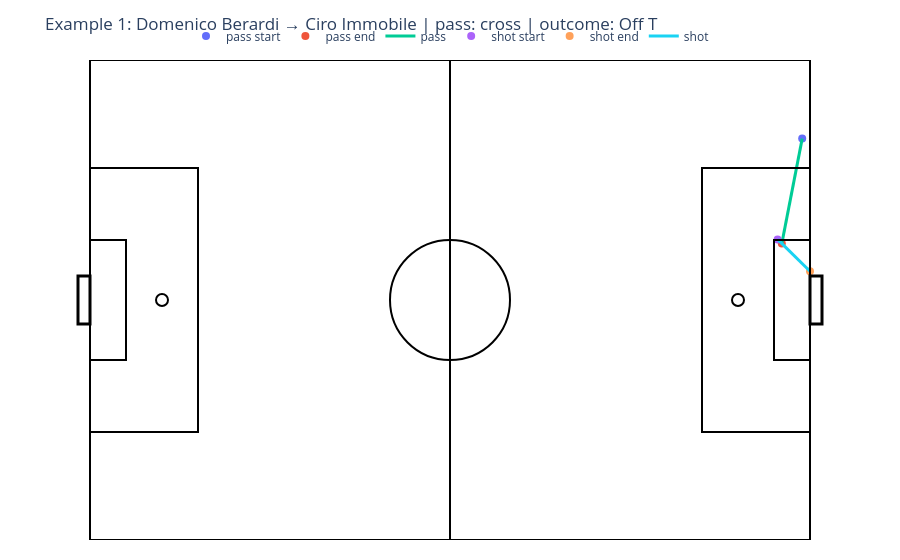
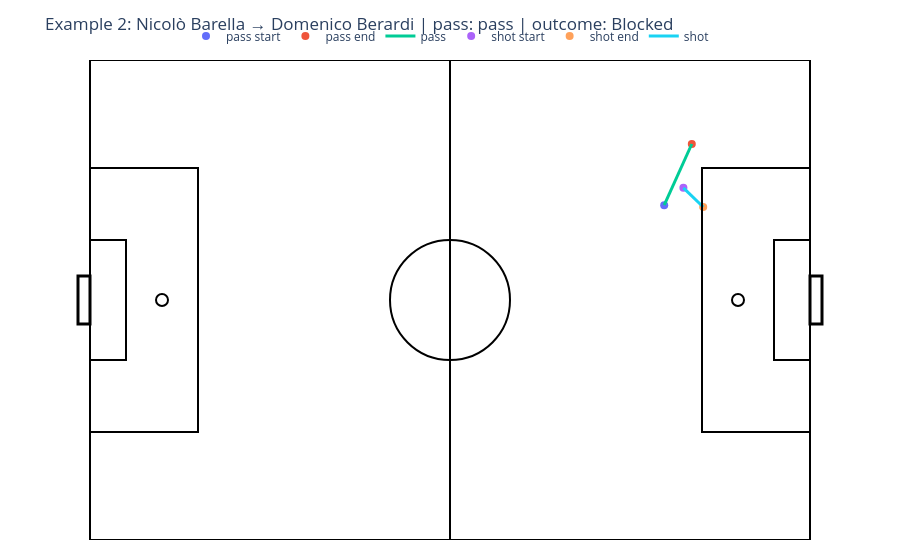
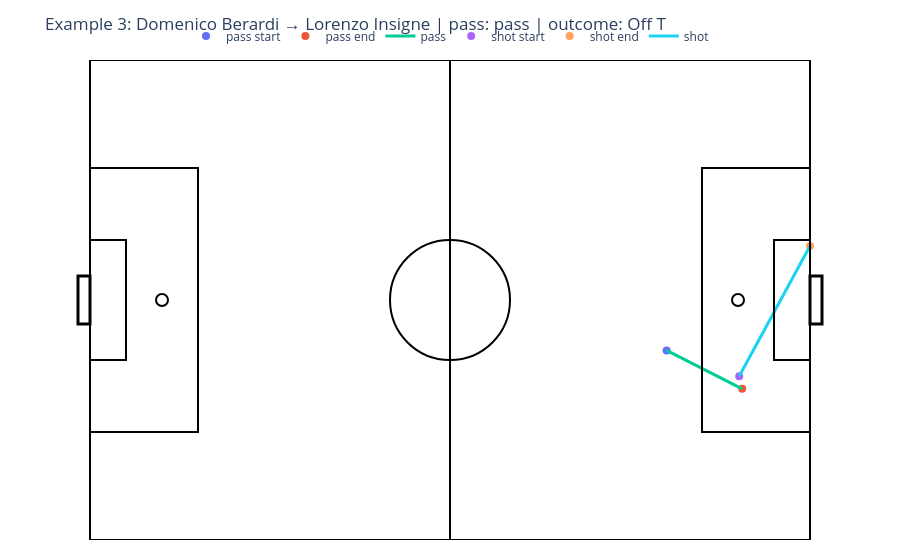

Source (notebook cell) for these figures, in order:
### Code cell
for f in figs_pass_shot: f.show()

### Figure 1 — Plotly figure (JSON) as saved in the notebook; plotly's stock layout.template omitted (floating-point values rounded to 4 significant figures)
{"data": [{"marker": {"size": 8}, "mode": "markers", "name": "pass start", "type": "scatter", "x": [118.7], "y": [66.9]}, {"marker": {"size": 8}, "mode": "markers", "name": "pass end", "type": "scatter", "x": [115.3], "y": [49.4]}, {"line": {"width": 3}, "mode": "lines", "name": "pass", "type": "scatter", "x": [118.7, 115.3], "y": [66.9, 49.4]}, {"marker": {"size": 8}, "mode": "markers", "name": "shot start", "type": "scatter", "x": [114.6], "y": [50.1]}, {"marker": {"size": 8}, "mode": "markers", "name": "shot end", "type": "scatter", "x": [120], "y": [44.8]}, {"line": {"width": 3}, "mode": "lines", "name": "shot", "type": "scatter", "x": [114.6, 120], "y": [50.1, 44.8]}], "layout": {"legend": {"orientation": "h", "x": 0.5, "xanchor": "center", "y": 1.02, "yanchor": "bottom"}, "margin": {"b": 20, "l": 20, "r": 20, "t": 60}, "plot_bgcolor": "white", "shapes": [{"line": {"color": "black", "width": 2}, "type": "rect", "x0": 0, "x1": 120, "y0": 0, "y1": 80}, {"line": {"color": "black", "width": 2}, "type": "line", "x0": 60, "x1": 60, "y0": 0, "y1": 80}, {"line": {"color": "black", "width": 2}, "type": "rect", "x0": 0, "x1": 18, "y0": 18, "y1": 62}, {"line": {"color": "black", "width": 2}, "type": "rect", "x0": 102, "x1": 120, "y0": 18, "y1": 62}, {"line": {"color": "black", "width": 2}, "type": "rect", "x0": 0, "x1": 6, "y0": 30, "y1": 50}, {"line": {"color": "black", "width": 2}, "type": "rect", "x0": 114, "x1": 120, "y0": 30, "y1": 50}, {"line": {"color": "black", "width": 3}, "type": "rect", "x0": -2, "x1": 0, "y0": 36, "y1": 44}, {"line": {"color": "black", "width": 3}, "type": "rect", "x0": 120, "x1": 122, "y0": 36, "y1": 44}, {"line": {"color": "black", "width": 2}, "type": "circle", "x0": 50, "x1": 70, "y0": 30, "y1": 50}, {"line": {"color": "black", "width": 2}, "type": "circle", "x0": 11, "x1": 13, "y0": 39, "y1": 41}, {"line": {"color": "black", "width": 2}, "type": "circle", "x0": 107, "x1": 109, "y0": 39, "y1": 41}], "title": {"text": "Example 1: Domenico Berardi → Ciro Immobile | pass: cross | outcome: Off T"}, "xaxis": {"range": [0, 120], "scaleanchor": "y", "scaleratio": 1, "visible": false}, "yaxis": {"range": [0, 80], "visible": false}}}

### Figure 2 — Plotly figure (JSON) as saved in the notebook; plotly's stock layout.template omitted (floating-point values rounded to 4 significant figures)
{"data": [{"marker": {"size": 8}, "mode": "markers", "name": "pass start", "type": "scatter", "x": [95.7], "y": [55.8]}, {"marker": {"size": 8}, "mode": "markers", "name": "pass end", "type": "scatter", "x": [100.3], "y": [66]}, {"line": {"width": 3}, "mode": "lines", "name": "pass", "type": "scatter", "x": [95.7, 100.3], "y": [55.8, 66]}, {"marker": {"size": 8}, "mode": "markers", "name": "shot start", "type": "scatter", "x": [98.9], "y": [58.7]}, {"marker": {"size": 8}, "mode": "markers", "name": "shot end", "type": "scatter", "x": [102.2], "y": [55.5]}, {"line": {"width": 3}, "mode": "lines", "name": "shot", "type": "scatter", "x": [98.9, 102.2], "y": [58.7, 55.5]}], "layout": {"legend": {"orientation": "h", "x": 0.5, "xanchor": "center", "y": 1.02, "yanchor": "bottom"}, "margin": {"b": 20, "l": 20, "r": 20, "t": 60}, "plot_bgcolor": "white", "shapes": [{"line": {"color": "black", "width": 2}, "type": "rect", "x0": 0, "x1": 120, "y0": 0, "y1": 80}, {"line": {"color": "black", "width": 2}, "type": "line", "x0": 60, "x1": 60, "y0": 0, "y1": 80}, {"line": {"color": "black", "width": 2}, "type": "rect", "x0": 0, "x1": 18, "y0": 18, "y1": 62}, {"line": {"color": "black", "width": 2}, "type": "rect", "x0": 102, "x1": 120, "y0": 18, "y1": 62}, {"line": {"color": "black", "width": 2}, "type": "rect", "x0": 0, "x1": 6, "y0": 30, "y1": 50}, {"line": {"color": "black", "width": 2}, "type": "rect", "x0": 114, "x1": 120, "y0": 30, "y1": 50}, {"line": {"color": "black", "width": 3}, "type": "rect", "x0": -2, "x1": 0, "y0": 36, "y1": 44}, {"line": {"color": "black", "width": 3}, "type": "rect", "x0": 120, "x1": 122, "y0": 36, "y1": 44}, {"line": {"color": "black", "width": 2}, "type": "circle", "x0": 50, "x1": 70, "y0": 30, "y1": 50}, {"line": {"color": "black", "width": 2}, "type": "circle", "x0": 11, "x1": 13, "y0": 39, "y1": 41}, {"line": {"color": "black", "width": 2}, "type": "circle", "x0": 107, "x1": 109, "y0": 39, "y1": 41}], "title": {"text": "Example 2: Nicolò Barella → Domenico Berardi | pass: pass | outcome: Blocked"}, "xaxis": {"range": [0, 120], "scaleanchor": "y", "scaleratio": 1, "visible": false}, "yaxis": {"range": [0, 80], "visible": false}}}

### Figure 3 — Plotly figure (JSON) as saved in the notebook; plotly's stock layout.template omitted (floating-point values rounded to 4 significant figures)
{"data": [{"marker": {"size": 8}, "mode": "markers", "name": "pass start", "type": "scatter", "x": [96.1], "y": [31.6]}, {"marker": {"size": 8}, "mode": "markers", "name": "pass end", "type": "scatter", "x": [108.7], "y": [25.2]}, {"line": {"width": 3}, "mode": "lines", "name": "pass", "type": "scatter", "x": [96.1, 108.7], "y": [31.6, 25.2]}, {"marker": {"size": 8}, "mode": "markers", "name": "shot start", "type": "scatter", "x": [108.2], "y": [27.3]}, {"marker": {"size": 8}, "mode": "markers", "name": "shot end", "type": "scatter", "x": [120], "y": [49]}, {"line": {"width": 3}, "mode": "lines", "name": "shot", "type": "scatter", "x": [108.2, 120], "y": [27.3, 49]}], "layout": {"legend": {"orientation": "h", "x": 0.5, "xanchor": "center", "y": 1.02, "yanchor": "bottom"}, "margin": {"b": 20, "l": 20, "r": 20, "t": 60}, "plot_bgcolor": "white", "shapes": [{"line": {"color": "black", "width": 2}, "type": "rect", "x0": 0, "x1": 120, "y0": 0, "y1": 80}, {"line": {"color": "black", "width": 2}, "type": "line", "x0": 60, "x1": 60, "y0": 0, "y1": 80}, {"line": {"color": "black", "width": 2}, "type": "rect", "x0": 0, "x1": 18, "y0": 18, "y1": 62}, {"line": {"color": "black", "width": 2}, "type": "rect", "x0": 102, "x1": 120, "y0": 18, "y1": 62}, {"line": {"color": "black", "width": 2}, "type": "rect", "x0": 0, "x1": 6, "y0": 30, "y1": 50}, {"line": {"color": "black", "width": 2}, "type": "rect", "x0": 114, "x1": 120, "y0": 30, "y1": 50}, {"line": {"color": "black", "width": 3}, "type": "rect", "x0": -2, "x1": 0, "y0": 36, "y1": 44}, {"line": {"color": "black", "width": 3}, "type": "rect", "x0": 120, "x1": 122, "y0": 36, "y1": 44}, {"line": {"color": "black", "width": 2}, "type": "circle", "x0": 50, "x1": 70, "y0": 30, "y1": 50}, {"line": {"color": "black", "width": 2}, "type": "circle", "x0": 11, "x1": 13, "y0": 39, "y1": 41}, {"line": {"color": "black", "width": 2}, "type": "circle", "x0": 107, "x1": 109, "y0": 39, "y1": 41}], "title": {"text": "Example 3: Domenico Berardi → Lorenzo Insigne | pass: pass | outcome: Off T"}, "xaxis": {"range": [0, 120], "scaleanchor": "y", "scaleratio": 1, "visible": false}, "yaxis": {"range": [0, 80], "visible": false}}}
